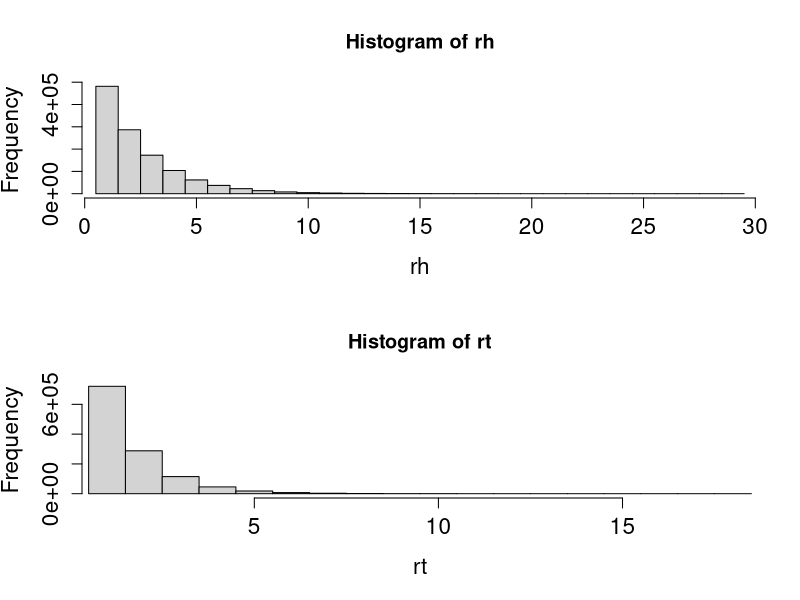
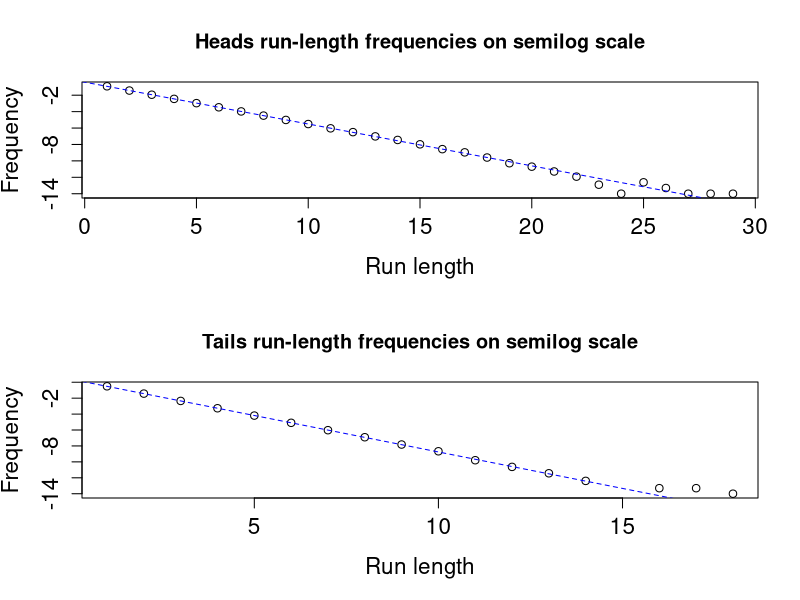

Generate these figures, in order, with R:
rm(list=ls(all=TRUE)); # clear past actions from R's memory 
graphics.off(); 

nt = 5000000;
p = 0.6;      # probability of heads
rdata = as.numeric(runif(nt) < p); # heads = 1, tails=0 

######### Compute the run lengths for heads and tails 
z = which(rdata[1:(nt-1)]!=rdata[(2:nt)]); # where is the next value different from the current value? 
lengths=diff(c(0,z));   # run length = distance between places where value changes
values=rdata[z];        # what is the value just before the change? 

rh = lengths[values==1];  # run lengths of heads
rt = lengths[values==0];  # run lengths of tails 

############# Plot results 
par(mfrow=c(2,1),cex.axis=1.35,cex.lab=1.35); 
hhist = hist(rh,(0:max(rh))+0.5,xlim=c(1,max(rh)));     # heads histogram
#>> for exercise 11.4: compute theoretical predictions, and overlay them onto this plot 

thist = hist(rt,(0:max(rt)+0.5),xlim=c(1,max(rt)));     # tails histogram
#>> for exercise 11.4: compute theoretical predictions, and overlay them onto this plot 

### Next, plot the results on semi-log scale 
### If run-lengths have a geometric distribution, this should give
### a straight-line plot. 
### Do ?hist and read the Value section to see what's being plotted

dev.new(); 
par(mfrow=c(2,1),cex.axis=1.35,cex.lab=1.35);  
plot(hhist$mids,log(hhist$density),xlab="Run length",ylab="Frequency"); 
fit=lm(log(hhist$density[1:8])~hhist$mids[1:8]); abline(fit,col="blue",lty=2); 
title(main="Heads run-length frequencies on semilog scale")
#>> for exercise 11.4: compute theoretical predictions, and overlay them onto this plot 

plot(thist$mids,log(thist$density),xlab="Run length",ylab="Frequency"); 
fit=lm(log(thist$density[1:8])~thist$mids[1:8]); abline(fit,col="blue",lty=2); 
title(main="Tails run-length frequencies on semilog scale")
#>> for exercise 11.4: compute theoretical predictions, and overlay them onto this plot 

